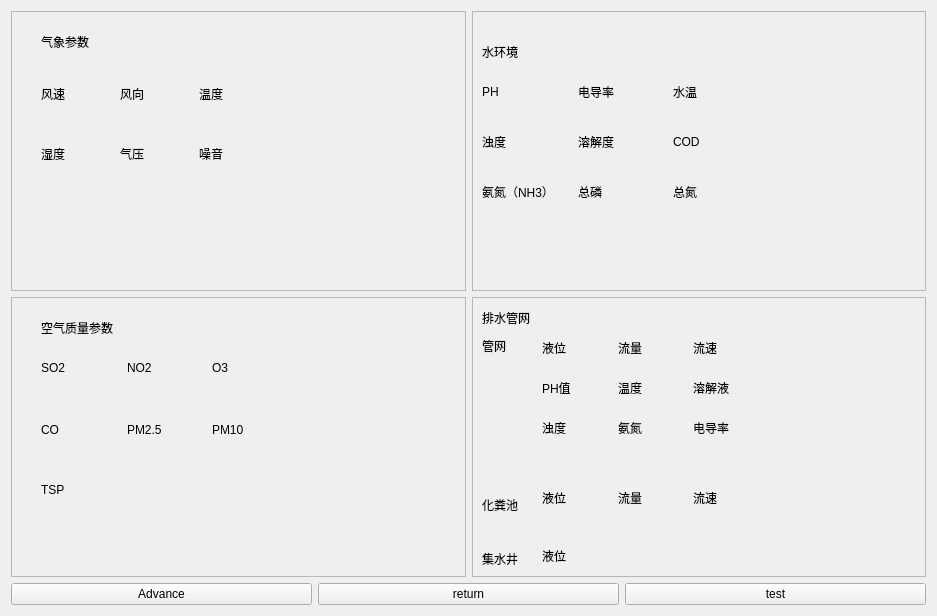
<?xml version="1.0" encoding="UTF-8"?>
<ui version="4.0">
 <class>Environment</class>
 <widget class="QWidget" name="Environment">
  <property name="geometry">
   <rect>
    <x>0</x>
    <y>0</y>
    <width>937</width>
    <height>616</height>
   </rect>
  </property>
  <property name="windowTitle">
   <string>Form</string>
  </property>
  <layout class="QVBoxLayout" name="verticalLayout_2" stretch="15,1">
   <item>
    <layout class="QGridLayout" name="gridLayout">
     <item row="0" column="0">
      <widget class="QFrame" name="frame">
       <property name="frameShape">
        <enum>QFrame::StyledPanel</enum>
       </property>
       <property name="frameShadow">
        <enum>QFrame::Raised</enum>
       </property>
       <widget class="QLabel" name="label">
        <property name="geometry">
         <rect>
          <x>30</x>
          <y>20</y>
          <width>131</width>
          <height>21</height>
         </rect>
        </property>
        <property name="text">
         <string>气象参数</string>
        </property>
       </widget>
       <widget class="QWidget" name="">
        <property name="geometry">
         <rect>
          <x>30</x>
          <y>70</y>
          <width>231</width>
          <height>25</height>
         </rect>
        </property>
        <layout class="QHBoxLayout" name="horizontalLayout_9">
         <item>
          <widget class="QLabel" name="label_2">
           <property name="text">
            <string>风速</string>
           </property>
          </widget>
         </item>
         <item>
          <widget class="QLabel" name="label_3">
           <property name="text">
            <string>风向</string>
           </property>
          </widget>
         </item>
         <item>
          <widget class="QLabel" name="label_4">
           <property name="text">
            <string>温度</string>
           </property>
          </widget>
         </item>
        </layout>
       </widget>
       <widget class="QWidget" name="">
        <property name="geometry">
         <rect>
          <x>30</x>
          <y>130</y>
          <width>231</width>
          <height>25</height>
         </rect>
        </property>
        <layout class="QHBoxLayout" name="horizontalLayout_10">
         <item>
          <widget class="QLabel" name="label_5">
           <property name="text">
            <string>湿度</string>
           </property>
          </widget>
         </item>
         <item>
          <widget class="QLabel" name="label_6">
           <property name="text">
            <string>气压</string>
           </property>
          </widget>
         </item>
         <item>
          <widget class="QLabel" name="label_44">
           <property name="text">
            <string>噪音</string>
           </property>
          </widget>
         </item>
        </layout>
       </widget>
      </widget>
     </item>
     <item row="0" column="1">
      <widget class="QFrame" name="frame_3">
       <property name="frameShape">
        <enum>QFrame::StyledPanel</enum>
       </property>
       <property name="frameShadow">
        <enum>QFrame::Raised</enum>
       </property>
       <widget class="QLabel" name="label_17">
        <property name="geometry">
         <rect>
          <x>10</x>
          <y>30</y>
          <width>131</width>
          <height>21</height>
         </rect>
        </property>
        <property name="text">
         <string>水环境</string>
        </property>
       </widget>
       <widget class="QWidget" name="">
        <property name="geometry">
         <rect>
          <x>10</x>
          <y>70</y>
          <width>281</width>
          <height>21</height>
         </rect>
        </property>
        <layout class="QHBoxLayout" name="horizontalLayout_6">
         <item>
          <widget class="QLabel" name="label_18">
           <property name="text">
            <string>PH</string>
           </property>
          </widget>
         </item>
         <item>
          <widget class="QLabel" name="label_19">
           <property name="text">
            <string>电导率</string>
           </property>
          </widget>
         </item>
         <item>
          <widget class="QLabel" name="label_20">
           <property name="text">
            <string>水温</string>
           </property>
          </widget>
         </item>
        </layout>
       </widget>
       <widget class="QWidget" name="">
        <property name="geometry">
         <rect>
          <x>10</x>
          <y>120</y>
          <width>281</width>
          <height>21</height>
         </rect>
        </property>
        <layout class="QHBoxLayout" name="horizontalLayout_7">
         <item>
          <widget class="QLabel" name="label_21">
           <property name="text">
            <string>浊度</string>
           </property>
          </widget>
         </item>
         <item>
          <widget class="QLabel" name="label_22">
           <property name="text">
            <string>溶解度</string>
           </property>
          </widget>
         </item>
         <item>
          <widget class="QLabel" name="label_23">
           <property name="text">
            <string>COD</string>
           </property>
          </widget>
         </item>
        </layout>
       </widget>
       <widget class="QWidget" name="">
        <property name="geometry">
         <rect>
          <x>10</x>
          <y>170</y>
          <width>281</width>
          <height>21</height>
         </rect>
        </property>
        <layout class="QHBoxLayout" name="horizontalLayout_8">
         <item>
          <widget class="QLabel" name="label_24">
           <property name="text">
            <string>氨氮（NH3）</string>
           </property>
          </widget>
         </item>
         <item>
          <widget class="QLabel" name="label_25">
           <property name="text">
            <string>总磷</string>
           </property>
          </widget>
         </item>
         <item>
          <widget class="QLabel" name="label_26">
           <property name="text">
            <string>总氮</string>
           </property>
          </widget>
         </item>
        </layout>
       </widget>
      </widget>
     </item>
     <item row="1" column="0">
      <widget class="QFrame" name="frame_2">
       <property name="frameShape">
        <enum>QFrame::StyledPanel</enum>
       </property>
       <property name="frameShadow">
        <enum>QFrame::Raised</enum>
       </property>
       <widget class="QLabel" name="label_7">
        <property name="geometry">
         <rect>
          <x>30</x>
          <y>20</y>
          <width>131</width>
          <height>21</height>
         </rect>
        </property>
        <property name="text">
         <string>空气质量参数</string>
        </property>
       </widget>
       <widget class="QWidget" name="">
        <property name="geometry">
         <rect>
          <x>30</x>
          <y>60</y>
          <width>251</width>
          <height>21</height>
         </rect>
        </property>
        <layout class="QHBoxLayout" name="horizontalLayout_11">
         <item>
          <widget class="QLabel" name="label_8">
           <property name="text">
            <string>SO2</string>
           </property>
          </widget>
         </item>
         <item>
          <widget class="QLabel" name="label_9">
           <property name="text">
            <string>NO2</string>
           </property>
          </widget>
         </item>
         <item>
          <widget class="QLabel" name="label_10">
           <property name="text">
            <string>O3</string>
           </property>
          </widget>
         </item>
        </layout>
       </widget>
       <widget class="QWidget" name="">
        <property name="geometry">
         <rect>
          <x>30</x>
          <y>120</y>
          <width>251</width>
          <height>25</height>
         </rect>
        </property>
        <layout class="QHBoxLayout" name="horizontalLayout_12">
         <item>
          <widget class="QLabel" name="label_13">
           <property name="text">
            <string>CO</string>
           </property>
          </widget>
         </item>
         <item>
          <widget class="QLabel" name="label_14">
           <property name="text">
            <string>PM2.5</string>
           </property>
          </widget>
         </item>
         <item>
          <widget class="QLabel" name="label_15">
           <property name="text">
            <string>PM10</string>
           </property>
          </widget>
         </item>
        </layout>
       </widget>
       <widget class="QWidget" name="">
        <property name="geometry">
         <rect>
          <x>30</x>
          <y>180</y>
          <width>251</width>
          <height>25</height>
         </rect>
        </property>
        <layout class="QHBoxLayout" name="horizontalLayout_13">
         <item>
          <widget class="QLabel" name="label_11">
           <property name="text">
            <string>TSP</string>
           </property>
          </widget>
         </item>
        </layout>
       </widget>
      </widget>
     </item>
     <item row="1" column="1">
      <widget class="QFrame" name="frame_4">
       <property name="frameShape">
        <enum>QFrame::StyledPanel</enum>
       </property>
       <property name="frameShadow">
        <enum>QFrame::Raised</enum>
       </property>
       <widget class="QLabel" name="label_27">
        <property name="geometry">
         <rect>
          <x>10</x>
          <y>10</y>
          <width>131</width>
          <height>21</height>
         </rect>
        </property>
        <property name="text">
         <string>排水管网</string>
        </property>
       </widget>
       <widget class="QLabel" name="label_43">
        <property name="geometry">
         <rect>
          <x>70</x>
          <y>250</y>
          <width>67</width>
          <height>17</height>
         </rect>
        </property>
        <property name="text">
         <string>液位</string>
        </property>
       </widget>
       <widget class="QWidget" name="">
        <property name="geometry">
         <rect>
          <x>70</x>
          <y>40</y>
          <width>221</width>
          <height>21</height>
         </rect>
        </property>
        <layout class="QHBoxLayout" name="horizontalLayout_2">
         <item>
          <widget class="QLabel" name="label_29">
           <property name="text">
            <string>液位</string>
           </property>
          </widget>
         </item>
         <item>
          <widget class="QLabel" name="label_30">
           <property name="text">
            <string>流量</string>
           </property>
          </widget>
         </item>
         <item>
          <widget class="QLabel" name="label_37">
           <property name="text">
            <string>流速</string>
           </property>
          </widget>
         </item>
        </layout>
       </widget>
       <widget class="QWidget" name="">
        <property name="geometry">
         <rect>
          <x>70</x>
          <y>80</y>
          <width>221</width>
          <height>21</height>
         </rect>
        </property>
        <layout class="QHBoxLayout" name="horizontalLayout_3">
         <item>
          <widget class="QLabel" name="label_31">
           <property name="text">
            <string>PH值</string>
           </property>
          </widget>
         </item>
         <item>
          <widget class="QLabel" name="label_32">
           <property name="text">
            <string>温度</string>
           </property>
          </widget>
         </item>
         <item>
          <widget class="QLabel" name="label_33">
           <property name="text">
            <string>溶解液</string>
           </property>
          </widget>
         </item>
        </layout>
       </widget>
       <widget class="QWidget" name="">
        <property name="geometry">
         <rect>
          <x>70</x>
          <y>120</y>
          <width>221</width>
          <height>21</height>
         </rect>
        </property>
        <layout class="QHBoxLayout" name="horizontalLayout_4">
         <item>
          <widget class="QLabel" name="label_35">
           <property name="text">
            <string>浊度</string>
           </property>
          </widget>
         </item>
         <item>
          <widget class="QLabel" name="label_34">
           <property name="text">
            <string>氨氮</string>
           </property>
          </widget>
         </item>
         <item>
          <widget class="QLabel" name="label_36">
           <property name="text">
            <string>电导率</string>
           </property>
          </widget>
         </item>
        </layout>
       </widget>
       <widget class="QWidget" name="">
        <property name="geometry">
         <rect>
          <x>10</x>
          <y>40</y>
          <width>47</width>
          <height>231</height>
         </rect>
        </property>
        <layout class="QVBoxLayout" name="verticalLayout">
         <item>
          <widget class="QLabel" name="label_28">
           <property name="text">
            <string>管网</string>
           </property>
          </widget>
         </item>
         <item>
          <spacer name="verticalSpacer">
           <property name="orientation">
            <enum>Qt::Vertical</enum>
           </property>
           <property name="sizeHint" stdset="0">
            <size>
             <width>20</width>
             <height>40</height>
            </size>
           </property>
          </spacer>
         </item>
         <item>
          <widget class="QLabel" name="label_38">
           <property name="text">
            <string>化粪池</string>
           </property>
          </widget>
         </item>
         <item>
          <spacer name="verticalSpacer_2">
           <property name="orientation">
            <enum>Qt::Vertical</enum>
           </property>
           <property name="sizeType">
            <enum>QSizePolicy::Fixed</enum>
           </property>
           <property name="sizeHint" stdset="0">
            <size>
             <width>20</width>
             <height>30</height>
            </size>
           </property>
          </spacer>
         </item>
         <item>
          <widget class="QLabel" name="label_42">
           <property name="text">
            <string>集水井</string>
           </property>
          </widget>
         </item>
        </layout>
       </widget>
       <widget class="QWidget" name="">
        <property name="geometry">
         <rect>
          <x>70</x>
          <y>190</y>
          <width>221</width>
          <height>21</height>
         </rect>
        </property>
        <layout class="QHBoxLayout" name="horizontalLayout_5">
         <item>
          <widget class="QLabel" name="label_39">
           <property name="text">
            <string>液位</string>
           </property>
          </widget>
         </item>
         <item>
          <widget class="QLabel" name="label_40">
           <property name="text">
            <string>流量</string>
           </property>
          </widget>
         </item>
         <item>
          <widget class="QLabel" name="label_41">
           <property name="text">
            <string>流速</string>
           </property>
          </widget>
         </item>
        </layout>
       </widget>
      </widget>
     </item>
    </layout>
   </item>
   <item>
    <layout class="QHBoxLayout" name="horizontalLayout">
     <item>
      <widget class="QPushButton" name="envCloseButton">
       <property name="text">
        <string>Advance</string>
       </property>
      </widget>
     </item>
     <item>
      <widget class="QPushButton" name="envReturnButton">
       <property name="text">
        <string>return</string>
       </property>
      </widget>
     </item>
     <item>
      <widget class="QPushButton" name="envTestButton">
       <property name="text">
        <string>test</string>
       </property>
      </widget>
     </item>
    </layout>
   </item>
  </layout>
 </widget>
 <resources/>
 <connections/>
</ui>
